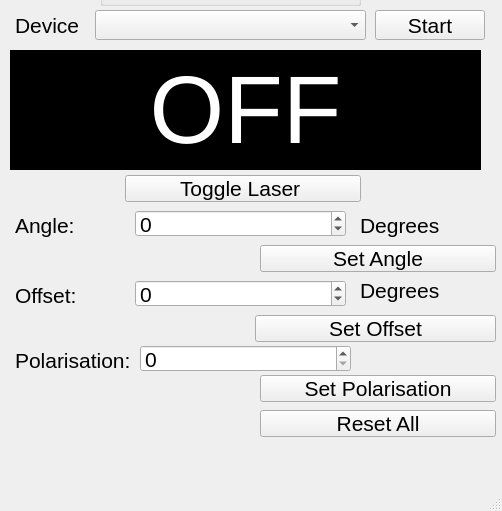
<?xml version="1.0" encoding="UTF-8"?>
<ui version="4.0">
 <class>main_window</class>
 <widget class="QMainWindow" name="main_window">
  <property name="geometry">
   <rect>
    <x>0</x>
    <y>0</y>
    <width>502</width>
    <height>511</height>
   </rect>
  </property>
  <property name="font">
   <font>
    <family>Arial</family>
    <pointsize>16</pointsize>
   </font>
  </property>
  <property name="windowTitle">
   <string>Arduino Powermeter 1.01</string>
  </property>
  <property name="windowIcon">
   <iconset>
    <normaloff>icon.png</normaloff>icon.png</iconset>
  </property>
  <property name="autoFillBackground">
   <bool>false</bool>
  </property>
  <widget class="QWidget" name="centralwidget">
   <widget class="QPushButton" name="buttonStart">
    <property name="geometry">
     <rect>
      <x>375</x>
      <y>10</y>
      <width>110</width>
      <height>30</height>
     </rect>
    </property>
    <property name="sizePolicy">
     <sizepolicy hsizetype="Minimum" vsizetype="Fixed">
      <horstretch>0</horstretch>
      <verstretch>0</verstretch>
     </sizepolicy>
    </property>
    <property name="font">
     <font>
      <family>Arial</family>
      <pointsize>16</pointsize>
     </font>
    </property>
    <property name="text">
     <string>Start</string>
    </property>
   </widget>
   <widget class="QComboBox" name="deviceBox">
    <property name="geometry">
     <rect>
      <x>95</x>
      <y>10</y>
      <width>271</width>
      <height>30</height>
     </rect>
    </property>
    <property name="sizePolicy">
     <sizepolicy hsizetype="Fixed" vsizetype="Fixed">
      <horstretch>0</horstretch>
      <verstretch>0</verstretch>
     </sizepolicy>
    </property>
    <property name="font">
     <font>
      <family>Arial</family>
      <pointsize>16</pointsize>
     </font>
    </property>
    <property name="editable">
     <bool>false</bool>
    </property>
    <property name="maxCount">
     <number>100</number>
    </property>
    <property name="sizeAdjustPolicy">
     <enum>QComboBox::AdjustToMinimumContentsLengthWithIcon</enum>
    </property>
    <property name="minimumContentsLength">
     <number>300</number>
    </property>
   </widget>
   <widget class="QLabel" name="deviceName">
    <property name="geometry">
     <rect>
      <x>15</x>
      <y>10</y>
      <width>66</width>
      <height>30</height>
     </rect>
    </property>
    <property name="font">
     <font>
      <family>Arial</family>
      <pointsize>16</pointsize>
      <weight>50</weight>
      <italic>false</italic>
      <bold>false</bold>
     </font>
    </property>
    <property name="text">
     <string>Device</string>
    </property>
   </widget>
   <widget class="QLabel" name="labelPower">
    <property name="geometry">
     <rect>
      <x>10</x>
      <y>50</y>
      <width>471</width>
      <height>120</height>
     </rect>
    </property>
    <property name="palette">
     <palette>
      <active>
       <colorrole role="WindowText">
        <brush brushstyle="SolidPattern">
         <color alpha="255">
          <red>255</red>
          <green>255</green>
          <blue>255</blue>
         </color>
        </brush>
       </colorrole>
       <colorrole role="Button">
        <brush brushstyle="SolidPattern">
         <color alpha="255">
          <red>0</red>
          <green>0</green>
          <blue>0</blue>
         </color>
        </brush>
       </colorrole>
       <colorrole role="Light">
        <brush brushstyle="SolidPattern">
         <color alpha="255">
          <red>0</red>
          <green>0</green>
          <blue>0</blue>
         </color>
        </brush>
       </colorrole>
       <colorrole role="Midlight">
        <brush brushstyle="SolidPattern">
         <color alpha="255">
          <red>0</red>
          <green>0</green>
          <blue>0</blue>
         </color>
        </brush>
       </colorrole>
       <colorrole role="Dark">
        <brush brushstyle="SolidPattern">
         <color alpha="255">
          <red>0</red>
          <green>0</green>
          <blue>0</blue>
         </color>
        </brush>
       </colorrole>
       <colorrole role="Mid">
        <brush brushstyle="SolidPattern">
         <color alpha="255">
          <red>0</red>
          <green>0</green>
          <blue>0</blue>
         </color>
        </brush>
       </colorrole>
       <colorrole role="Text">
        <brush brushstyle="SolidPattern">
         <color alpha="255">
          <red>255</red>
          <green>255</green>
          <blue>255</blue>
         </color>
        </brush>
       </colorrole>
       <colorrole role="BrightText">
        <brush brushstyle="SolidPattern">
         <color alpha="255">
          <red>255</red>
          <green>255</green>
          <blue>255</blue>
         </color>
        </brush>
       </colorrole>
       <colorrole role="ButtonText">
        <brush brushstyle="SolidPattern">
         <color alpha="255">
          <red>255</red>
          <green>255</green>
          <blue>255</blue>
         </color>
        </brush>
       </colorrole>
       <colorrole role="Base">
        <brush brushstyle="SolidPattern">
         <color alpha="255">
          <red>0</red>
          <green>0</green>
          <blue>0</blue>
         </color>
        </brush>
       </colorrole>
       <colorrole role="Window">
        <brush brushstyle="SolidPattern">
         <color alpha="255">
          <red>0</red>
          <green>0</green>
          <blue>0</blue>
         </color>
        </brush>
       </colorrole>
       <colorrole role="Shadow">
        <brush brushstyle="SolidPattern">
         <color alpha="255">
          <red>0</red>
          <green>0</green>
          <blue>0</blue>
         </color>
        </brush>
       </colorrole>
       <colorrole role="AlternateBase">
        <brush brushstyle="SolidPattern">
         <color alpha="255">
          <red>0</red>
          <green>0</green>
          <blue>0</blue>
         </color>
        </brush>
       </colorrole>
       <colorrole role="ToolTipBase">
        <brush brushstyle="SolidPattern">
         <color alpha="255">
          <red>255</red>
          <green>255</green>
          <blue>220</blue>
         </color>
        </brush>
       </colorrole>
       <colorrole role="ToolTipText">
        <brush brushstyle="SolidPattern">
         <color alpha="255">
          <red>0</red>
          <green>0</green>
          <blue>0</blue>
         </color>
        </brush>
       </colorrole>
      </active>
      <inactive>
       <colorrole role="WindowText">
        <brush brushstyle="SolidPattern">
         <color alpha="255">
          <red>255</red>
          <green>255</green>
          <blue>255</blue>
         </color>
        </brush>
       </colorrole>
       <colorrole role="Button">
        <brush brushstyle="SolidPattern">
         <color alpha="255">
          <red>0</red>
          <green>0</green>
          <blue>0</blue>
         </color>
        </brush>
       </colorrole>
       <colorrole role="Light">
        <brush brushstyle="SolidPattern">
         <color alpha="255">
          <red>0</red>
          <green>0</green>
          <blue>0</blue>
         </color>
        </brush>
       </colorrole>
       <colorrole role="Midlight">
        <brush brushstyle="SolidPattern">
         <color alpha="255">
          <red>0</red>
          <green>0</green>
          <blue>0</blue>
         </color>
        </brush>
       </colorrole>
       <colorrole role="Dark">
        <brush brushstyle="SolidPattern">
         <color alpha="255">
          <red>0</red>
          <green>0</green>
          <blue>0</blue>
         </color>
        </brush>
       </colorrole>
       <colorrole role="Mid">
        <brush brushstyle="SolidPattern">
         <color alpha="255">
          <red>0</red>
          <green>0</green>
          <blue>0</blue>
         </color>
        </brush>
       </colorrole>
       <colorrole role="Text">
        <brush brushstyle="SolidPattern">
         <color alpha="255">
          <red>255</red>
          <green>255</green>
          <blue>255</blue>
         </color>
        </brush>
       </colorrole>
       <colorrole role="BrightText">
        <brush brushstyle="SolidPattern">
         <color alpha="255">
          <red>255</red>
          <green>255</green>
          <blue>255</blue>
         </color>
        </brush>
       </colorrole>
       <colorrole role="ButtonText">
        <brush brushstyle="SolidPattern">
         <color alpha="255">
          <red>255</red>
          <green>255</green>
          <blue>255</blue>
         </color>
        </brush>
       </colorrole>
       <colorrole role="Base">
        <brush brushstyle="SolidPattern">
         <color alpha="255">
          <red>0</red>
          <green>0</green>
          <blue>0</blue>
         </color>
        </brush>
       </colorrole>
       <colorrole role="Window">
        <brush brushstyle="SolidPattern">
         <color alpha="255">
          <red>0</red>
          <green>0</green>
          <blue>0</blue>
         </color>
        </brush>
       </colorrole>
       <colorrole role="Shadow">
        <brush brushstyle="SolidPattern">
         <color alpha="255">
          <red>0</red>
          <green>0</green>
          <blue>0</blue>
         </color>
        </brush>
       </colorrole>
       <colorrole role="AlternateBase">
        <brush brushstyle="SolidPattern">
         <color alpha="255">
          <red>0</red>
          <green>0</green>
          <blue>0</blue>
         </color>
        </brush>
       </colorrole>
       <colorrole role="ToolTipBase">
        <brush brushstyle="SolidPattern">
         <color alpha="255">
          <red>255</red>
          <green>255</green>
          <blue>220</blue>
         </color>
        </brush>
       </colorrole>
       <colorrole role="ToolTipText">
        <brush brushstyle="SolidPattern">
         <color alpha="255">
          <red>0</red>
          <green>0</green>
          <blue>0</blue>
         </color>
        </brush>
       </colorrole>
      </inactive>
      <disabled>
       <colorrole role="WindowText">
        <brush brushstyle="SolidPattern">
         <color alpha="255">
          <red>0</red>
          <green>0</green>
          <blue>0</blue>
         </color>
        </brush>
       </colorrole>
       <colorrole role="Button">
        <brush brushstyle="SolidPattern">
         <color alpha="255">
          <red>0</red>
          <green>0</green>
          <blue>0</blue>
         </color>
        </brush>
       </colorrole>
       <colorrole role="Light">
        <brush brushstyle="SolidPattern">
         <color alpha="255">
          <red>0</red>
          <green>0</green>
          <blue>0</blue>
         </color>
        </brush>
       </colorrole>
       <colorrole role="Midlight">
        <brush brushstyle="SolidPattern">
         <color alpha="255">
          <red>0</red>
          <green>0</green>
          <blue>0</blue>
         </color>
        </brush>
       </colorrole>
       <colorrole role="Dark">
        <brush brushstyle="SolidPattern">
         <color alpha="255">
          <red>0</red>
          <green>0</green>
          <blue>0</blue>
         </color>
        </brush>
       </colorrole>
       <colorrole role="Mid">
        <brush brushstyle="SolidPattern">
         <color alpha="255">
          <red>0</red>
          <green>0</green>
          <blue>0</blue>
         </color>
        </brush>
       </colorrole>
       <colorrole role="Text">
        <brush brushstyle="SolidPattern">
         <color alpha="255">
          <red>0</red>
          <green>0</green>
          <blue>0</blue>
         </color>
        </brush>
       </colorrole>
       <colorrole role="BrightText">
        <brush brushstyle="SolidPattern">
         <color alpha="255">
          <red>255</red>
          <green>255</green>
          <blue>255</blue>
         </color>
        </brush>
       </colorrole>
       <colorrole role="ButtonText">
        <brush brushstyle="SolidPattern">
         <color alpha="255">
          <red>0</red>
          <green>0</green>
          <blue>0</blue>
         </color>
        </brush>
       </colorrole>
       <colorrole role="Base">
        <brush brushstyle="SolidPattern">
         <color alpha="255">
          <red>0</red>
          <green>0</green>
          <blue>0</blue>
         </color>
        </brush>
       </colorrole>
       <colorrole role="Window">
        <brush brushstyle="SolidPattern">
         <color alpha="255">
          <red>0</red>
          <green>0</green>
          <blue>0</blue>
         </color>
        </brush>
       </colorrole>
       <colorrole role="Shadow">
        <brush brushstyle="SolidPattern">
         <color alpha="255">
          <red>0</red>
          <green>0</green>
          <blue>0</blue>
         </color>
        </brush>
       </colorrole>
       <colorrole role="AlternateBase">
        <brush brushstyle="SolidPattern">
         <color alpha="255">
          <red>0</red>
          <green>0</green>
          <blue>0</blue>
         </color>
        </brush>
       </colorrole>
       <colorrole role="ToolTipBase">
        <brush brushstyle="SolidPattern">
         <color alpha="255">
          <red>255</red>
          <green>255</green>
          <blue>220</blue>
         </color>
        </brush>
       </colorrole>
       <colorrole role="ToolTipText">
        <brush brushstyle="SolidPattern">
         <color alpha="255">
          <red>0</red>
          <green>0</green>
          <blue>0</blue>
         </color>
        </brush>
       </colorrole>
      </disabled>
     </palette>
    </property>
    <property name="font">
     <font>
      <family>Arial</family>
      <pointsize>72</pointsize>
      <weight>50</weight>
      <italic>false</italic>
      <bold>false</bold>
     </font>
    </property>
    <property name="layoutDirection">
     <enum>Qt::LeftToRight</enum>
    </property>
    <property name="autoFillBackground">
     <bool>true</bool>
    </property>
    <property name="text">
     <string>OFF</string>
    </property>
    <property name="alignment">
     <set>Qt::AlignCenter</set>
    </property>
   </widget>
   <widget class="QPushButton" name="setOffset">
    <property name="geometry">
     <rect>
      <x>255</x>
      <y>315</y>
      <width>241</width>
      <height>27</height>
     </rect>
    </property>
    <property name="text">
     <string>Set Offset</string>
    </property>
   </widget>
   <widget class="QLabel" name="angle">
    <property name="geometry">
     <rect>
      <x>15</x>
      <y>210</y>
      <width>66</width>
      <height>30</height>
     </rect>
    </property>
    <property name="font">
     <font>
      <family>Arial</family>
      <pointsize>16</pointsize>
      <weight>50</weight>
      <italic>false</italic>
      <bold>false</bold>
     </font>
    </property>
    <property name="text">
     <string>Angle:</string>
    </property>
   </widget>
   <widget class="QLabel" name="polarisation">
    <property name="geometry">
     <rect>
      <x>15</x>
      <y>345</y>
      <width>121</width>
      <height>30</height>
     </rect>
    </property>
    <property name="font">
     <font>
      <family>Arial</family>
      <pointsize>16</pointsize>
      <weight>50</weight>
      <italic>false</italic>
      <bold>false</bold>
     </font>
    </property>
    <property name="text">
     <string>Polarisation:</string>
    </property>
   </widget>
   <widget class="QLabel" name="degree0">
    <property name="geometry">
     <rect>
      <x>360</x>
      <y>210</y>
      <width>91</width>
      <height>30</height>
     </rect>
    </property>
    <property name="font">
     <font>
      <family>Arial</family>
      <pointsize>16</pointsize>
      <weight>50</weight>
      <italic>false</italic>
      <bold>false</bold>
     </font>
    </property>
    <property name="text">
     <string>Degrees</string>
    </property>
   </widget>
   <widget class="QLabel" name="offsetLabel">
    <property name="geometry">
     <rect>
      <x>15</x>
      <y>280</y>
      <width>121</width>
      <height>30</height>
     </rect>
    </property>
    <property name="font">
     <font>
      <family>Arial</family>
      <pointsize>16</pointsize>
      <weight>50</weight>
      <italic>false</italic>
      <bold>false</bold>
     </font>
    </property>
    <property name="text">
     <string>Offset:</string>
    </property>
   </widget>
   <widget class="QLabel" name="degree2">
    <property name="geometry">
     <rect>
      <x>360</x>
      <y>275</y>
      <width>91</width>
      <height>30</height>
     </rect>
    </property>
    <property name="font">
     <font>
      <family>Arial</family>
      <pointsize>16</pointsize>
      <weight>50</weight>
      <italic>false</italic>
      <bold>false</bold>
     </font>
    </property>
    <property name="text">
     <string>Degrees</string>
    </property>
   </widget>
   <widget class="QPushButton" name="resetButton">
    <property name="geometry">
     <rect>
      <x>260</x>
      <y>410</y>
      <width>236</width>
      <height>27</height>
     </rect>
    </property>
    <property name="text">
     <string>Reset All</string>
    </property>
   </widget>
   <widget class="QSpinBox" name="polInput">
    <property name="geometry">
     <rect>
      <x>140</x>
      <y>345</y>
      <width>211</width>
      <height>27</height>
     </rect>
    </property>
    <property name="maximum">
     <number>3</number>
    </property>
   </widget>
   <widget class="QSpinBox" name="angleInput">
    <property name="geometry">
     <rect>
      <x>135</x>
      <y>210</y>
      <width>211</width>
      <height>27</height>
     </rect>
    </property>
    <property name="minimum">
     <number>-719</number>
    </property>
    <property name="maximum">
     <number>719</number>
    </property>
   </widget>
   <widget class="QSpinBox" name="offsetInput">
    <property name="geometry">
     <rect>
      <x>135</x>
      <y>280</y>
      <width>211</width>
      <height>27</height>
     </rect>
    </property>
    <property name="minimum">
     <number>-719</number>
    </property>
    <property name="maximum">
     <number>719</number>
    </property>
   </widget>
   <widget class="Q3ButtonGroup" name="modeGroup">
    <property name="geometry">
     <rect>
      <x>100</x>
      <y>-20</y>
      <width>261</width>
      <height>26</height>
     </rect>
    </property>
    <property name="checkable">
     <bool>false</bool>
    </property>
   </widget>
   <widget class="QPushButton" name="goToPol">
    <property name="geometry">
     <rect>
      <x>260</x>
      <y>375</y>
      <width>236</width>
      <height>27</height>
     </rect>
    </property>
    <property name="text">
     <string>Set Polarisation</string>
    </property>
   </widget>
   <widget class="QPushButton" name="goToAngle">
    <property name="geometry">
     <rect>
      <x>260</x>
      <y>245</y>
      <width>236</width>
      <height>27</height>
     </rect>
    </property>
    <property name="text">
     <string>Set Angle</string>
    </property>
   </widget>
   <widget class="QPushButton" name="toggle">
    <property name="geometry">
     <rect>
      <x>125</x>
      <y>175</y>
      <width>236</width>
      <height>27</height>
     </rect>
    </property>
    <property name="text">
     <string>Toggle Laser </string>
    </property>
   </widget>
  </widget>
  <widget class="QMenuBar" name="menubar">
   <property name="geometry">
    <rect>
     <x>0</x>
     <y>0</y>
     <width>502</width>
     <height>31</height>
    </rect>
   </property>
  </widget>
  <widget class="QStatusBar" name="statusbar"/>
 </widget>
 <customwidgets>
  <customwidget>
   <class>Q3GroupBox</class>
   <extends>QGroupBox</extends>
   <header>Qt3Support/Q3GroupBox</header>
   <container>1</container>
  </customwidget>
  <customwidget>
   <class>Q3ButtonGroup</class>
   <extends>Q3GroupBox</extends>
   <header>Qt3Support/Q3ButtonGroup</header>
   <container>1</container>
  </customwidget>
 </customwidgets>
 <resources/>
 <connections/>
 <designerdata>
  <property name="gridDeltaX">
   <number>5</number>
  </property>
  <property name="gridDeltaY">
   <number>5</number>
  </property>
  <property name="gridSnapX">
   <bool>true</bool>
  </property>
  <property name="gridSnapY">
   <bool>true</bool>
  </property>
  <property name="gridVisible">
   <bool>true</bool>
  </property>
 </designerdata>
</ui>
